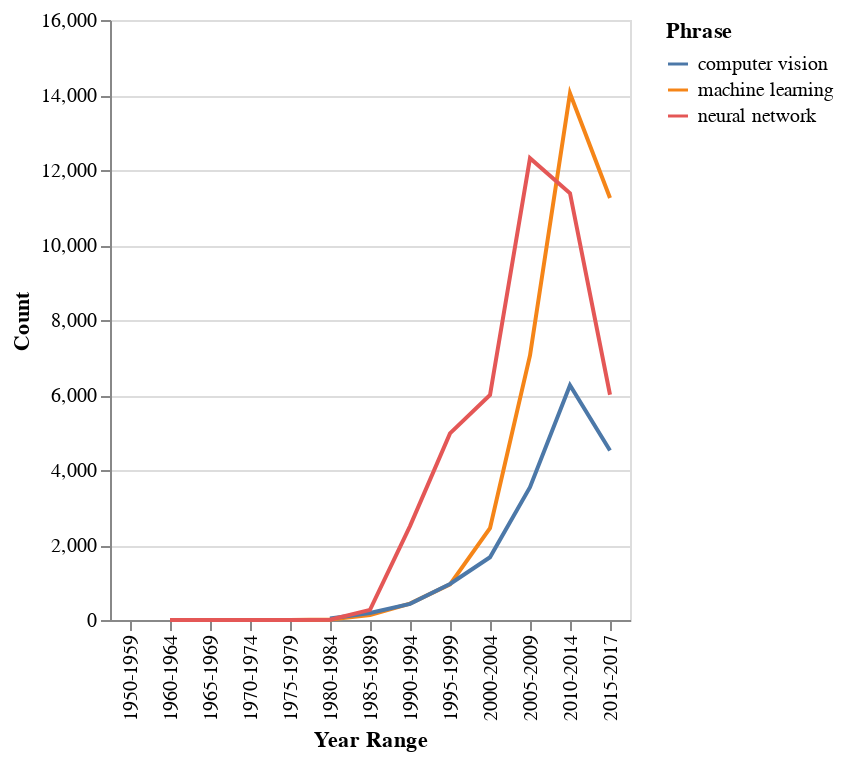

Write notebook code for a chart like this one.
### Code cell
# Issue with looking at raw frequency is that it will depend on how many papers are in each year range
# There are more papers over time, so the frequency will naturally increase for almost all phrases
alt.Chart(data).mark_line().encode(x='Year Range', y='Count', color='Phrase')

### Figure 1 — Vega-Lite specification as saved in the notebook (floating-point values rounded to 4 significant figures)
{"config": {"view": {"continuousWidth": 400, "continuousHeight": 300}}, "data": {"name": "data-bc2821e305a38fde017f89801d06e25f"}, "mark": "line", "encoding": {"color": {"field": "Phrase", "type": "nominal"}, "x": {"field": "Year Range", "type": "nominal"}, "y": {"field": "Count", "type": "quantitative"}}, "$schema": "https://vega.github.io/schema/vega-lite/v4.17.0.json", "datasets": {"data-bc2821e305a38fde017f89801d06e25f": [{"Year Range": "1950-1959", "Count": 2, "Phrase": "machine learning"}, {"Year Range": "1960-1964", "Count": null, "Phrase": "machine learning"}, {"Year Range": "1965-1969", "Count": 3, "Phrase": "machine learning"}, {"Year Range": "1970-1974", "Count": 2, "Phrase": "machine learning"}, {"Year Range": "1975-1979", "Count": 2, "Phrase": "machine learning"}, {"Year Range": "1980-1984", "Count": 16, "Phrase": "machine learning"}, {"Year Range": "1985-1989", "Count": 134, "Phrase": "machine learning"}, {"Year Range": "1990-1994", "Count": 437, "Phrase": "machine learning"}, {"Year Range": "1995-1999", "Count": 952, "Phrase": "machine learning"}, {"Year Range": "2000-2004", "Count": 2450, "Phrase": "machine learning"}, {"Year Range": "2005-2009", "Count": 7054, "Phrase": "machine learning"}, {"Year Range": "2010-2014", "Count": 14046, "Phrase": "machine learning"}, {"Year Range": "2015-2017", "Count": 11254, "Phrase": "machine learning"}, {"Year Range": "1950-1959", "Count": null, "Phrase": "computer vision"}, {"Year Range": "1960-1964", "Count": null, "Phrase": "computer vision"}, {"Year Range": "1965-1969", "Count": null, "Phrase": "computer vision"}, {"Year Range": "1970-1974", "Count": null, "Phrase": "computer vision"}, {"Year Range": "1975-1979", "Count": null, "Phrase": "computer vision"}, {"Year Range": "1980-1984", "Count": 42, "Phrase": "computer vision"}, {"Year Range": "1985-1989", "Count": 186, "Phrase": "computer vision"}, {"Year Range": "1990-1994", "Count": 430, "Phrase": "computer vision"}, {"Year Range": "1995-1999", "Count": 962, "Phrase": "computer vision"}, {"Year Range": "2000-2004", "Count": 1673, "Phrase": "computer vision"}, {"Year Range": "2005-2009", "Count": 3543, "Phrase": "computer vision"}, {"Year Range": "2010-2014", "Count": 6259, "Phrase": "computer vision"}, {"Year Range": "2015-2017", "Count": 4522, "Phrase": "computer vision"}, {"Year Range": "1950-1959", "Count": null, "Phrase": "neural network"}, {"Year Range": "1960-1964", "Count": 1, "Phrase": "neural network"}, {"Year Range": "1965-1969", "Count": 2, "Phrase": "neural network"}, {"Year Range": "1970-1974", "Count": 1, "Phrase": "neural network"}, {"Year Range": "1975-1979", "Count": 2, "Phrase": "neural network"}, {"Year Range": "1980-1984", "Count": 6, "Phrase": "neural network"}, {"Year Range": "1985-1989", "Count": 271, "Phrase": "neural network"}, {"Year Range": "1990-1994", "Count": 2504, "Phrase": "neural network"}, {"Year Range": "1995-1999", "Count": 4977, "Phrase": "neural network"}, {"Year Range": "2000-2004", "Count": 6001, "Phrase": "neural network"}, {"Year Range": "2005-2009", "Count": 12314, "Phrase": "neural network"}, {"Year Range": "2010-2014", "Count": 11381, "Phrase": "neural network"}, {"Year Range": "2015-2017", "Count": 6007, "Phrase": "neural network"}]}}
